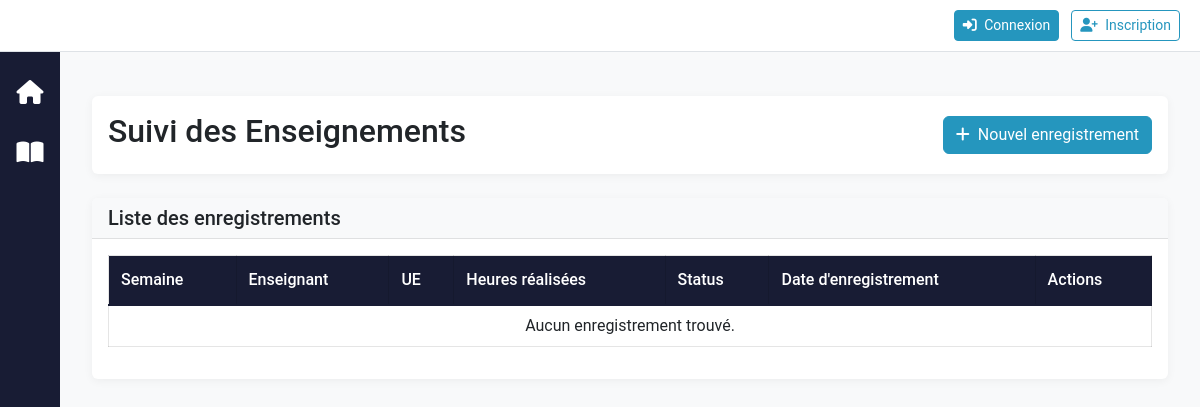
Before: /tracking/progress/ with the older database file.
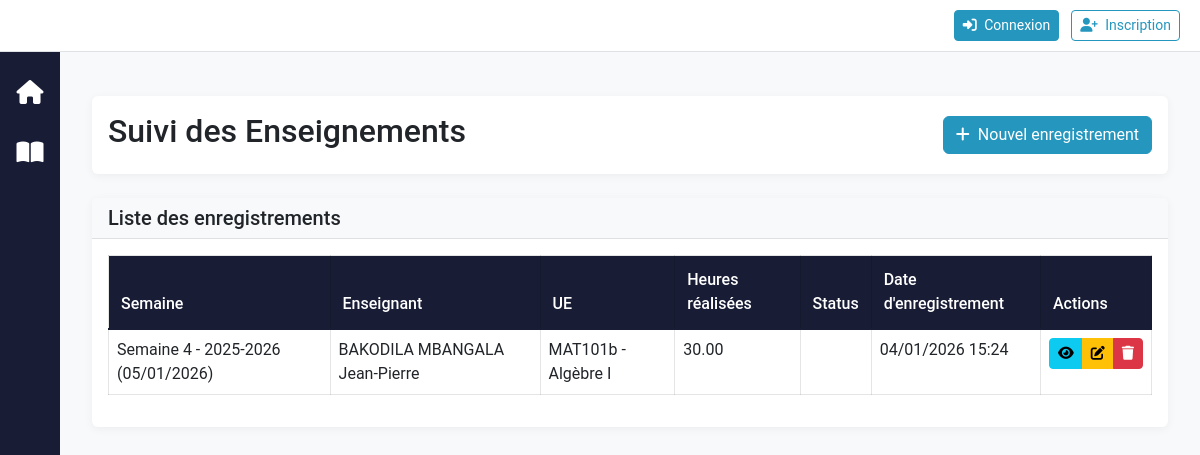
After: the same page with the newer database file.
### tracking/models.py (models this page shows, shortened)
class TeachingProgress(models.Model):
    organisation = models.ForeignKey('accounts.Organisation', on_delete=models.CASCADE, related_name='teaching_progress', verbose_name='Organisation', null=True, blank=True)
    course = models.ForeignKey(Course, on_delete=models.CASCADE, related_name='progress_records', verbose_name="UE")
    teacher = models.ForeignKey(Teacher, on_delete=models.CASCADE, related_name='progress_records', verbose_name="Enseignant")
    week = models.ForeignKey(SemaineCours, on_delete=models.CASCADE, related_name='progress_records', verbose_name="Semaine")
    hours_done = models.DecimalField(max_digits=5, decimal_places=2, validators=[MinValueValidator(0)], verbose_name="Heures effectuées")
    comment = models.TextField(blank=True, null=True, verbose_name="Commentaire")
    created_at = models.DateTimeField(auto_now_add=True, verbose_name="Date de création")
    updated_at = models.DateTimeField(auto_now=True, verbose_name="Date de mise à jour")
    status = models.CharField(max_length=20, choices=[
        ('planned', 'Planifié'),
        ('completed', 'Terminé'),
        ('canceled', 'Annulé'),
        ('rescheduled', 'Reporté')
    ], default='planned', verbose_name="Statut")
    class Meta:
        verbose_name = "Suivi d'enseignement"
        verbose_name_plural = "Suivi des enseignements"
        ordering = ['-week__annee_academique', 'week__numero_semaine', 'course__code_ue']
        unique_together = ['course', 'teacher', 'week']

### reglage/models.py (models this page shows, shortened)
class SemaineCours(models.Model):
    numero_semaine = models.IntegerField(help_text="Numéro de la semaine (1, 2, 3...)")
    date_debut = models.DateField(help_text="Date de début de la semaine (doit être un LUNDI)")
    date_fin = models.DateField(help_text="Date de fin de la semaine (doit être un SAMEDI)")
    designation = models.CharField(max_length=200, help_text="Ex: Semaine 1 du 1er semestre")
    est_en_cours = models.BooleanField(default=False, help_text="Marquer comme semaine en cours")
    annee_academique = models.CharField(max_length=9, null=True, blank=True, help_text="Année académique (ex: 2024-2025)")
    remarques = models.TextField(blank=True, null=True)
    class Meta:
        verbose_name = "Semaine de Cours"
        verbose_name_plural = "Semaines de Cours"
        ordering = ['date_debut']
        unique_together = [('numero_semaine', 'annee_academique')]

### teachers/models.py (models this page shows, shortened)
class Teacher(models.Model):
    organisation = models.ForeignKey('accounts.Organisation', on_delete=models.CASCADE, related_name='teachers', verbose_name='Organisation', null=True, blank=True)
    photo = models.ImageField(upload_to='teacher_photos/', null=True, blank=True)
    matricule = models.CharField(max_length=20, unique=True)
    nom_complet = models.CharField(max_length=100)
    fonction = models.CharField(max_length=50)
    grade = models.CharField(max_length=50, default='ASS1')
    section = models.CharField(max_length=50, null=True, blank=True)
    categorie = models.CharField(max_length=25)
    departement = models.CharField(max_length=50)

### courses/models.py (models this page shows, shortened)
class Course(models.Model):
    organisation = models.ForeignKey('accounts.Organisation', on_delete=models.CASCADE, related_name='courses', verbose_name='Organisation', null=True, blank=True)
    CLASSE_CHOICES = [
        ('L1', 'L1'),
        ('L2', 'L2'),
        ('L3', 'L3'),
        ('M1', 'M1'),
        ('M2', 'M2'),
    ]
    SEMESTRE_CHOICES = [
        ('S1', 'S1'),
        ('S2', 'S2'),
    ]
    DEPARTMENT_CHOICES = [
        ('Informatique', 'Informatique'),
        ('Physique', 'Physique'),
        ('Chimie', 'Chimie'),
        ('Biologie', 'Biologie'),
        ('SCAD', 'SCAD'),
        ('Histoire', 'Histoire'),
        ('Anglais', 'Anglais'),
        ('Français', 'Français'),
        ('Mathématique', 'Mathématique'),
        ('Agrovet', 'Agrovet'),
    ]
    code_ue = models.CharField(max_length=20)
    intitule_ue = models.CharField(max_length=200)
    intitule_ec = models.CharField(max_length=200, blank=True, null=True)
    credit = models.DecimalField(max_digits=5, decimal_places=2)  # Accepte les décimales (ex: 3.5)
    cmi = models.DecimalField(max_digits=5, decimal_places=2, verbose_name='CMI')  # Cours Magistral Intégré
    td_tp = models.DecimalField(max_digits=5, decimal_places=2, verbose_name='TD+TP')  # Travaux Dirigés + Travaux Pratiques
    classe = models.CharField(max_length=100)
    semestre = models.CharField(max_length=20)
    departement = models.CharField(max_length=100)
    section = models.CharField(max_length=100, null=True, blank=True)
    class Meta:
        verbose_name = "Cours"
        verbose_name_plural = "Cours"
        ordering = ['code_ue']

### tracking/views.py (the view, shortened to what this page needs)
# urls.py: path('progress/', views.TeachingProgressListView.as_view(), name='progress_list'),
class TeachingProgressListView(ListView):
    model = TeachingProgress
    template_name = 'tracking/progress_list.html'
    context_object_name = 'progress_entries'
    paginate_by = 20
    def get_queryset(self):
        from accounts.organisation_utils import get_user_organisation
        queryset = super().get_queryset()
        user_organisation = get_user_organisation(self.request.user)
        if user_organisation:
            queryset = queryset.filter(teacher__section=user_organisation.code)
        filter_form = ProgressFilterForm(self.request.GET or None)
        return queryset.select_related('teacher', 'course', 'week').order_by('-week__annee_academique', '-week__numero_semaine')

### accounts/context_processors.py (called while the page is built, shortened)
def user_roles(request):
    return {
        'user_organisation': None,
        'is_org_user': False,
        'is_admin': False,
        'is_administrative_role': False,
        'is_gestionnaire': False,
        'is_section_role': False,
        'is_department_role': False,
        'is_enseignant': False,
        'is_etudiant': False,
        'is_personnel_admin': False,
        'can_access_reglage': False,
        'can_access_finance': False,
        'can_create_users': False,
        'can_delete_all': False,
        'can_view_department_data': lambda dept: False,
        'can_view_section_data': lambda section: False,
        'user_roles': [],
        'user_department': None,
        'user_section': None,
        'user_section_designation': None,
    }

### accounts/organisation_utils.py (called while the page is built)
def get_user_organisation(user):
    if not user.is_authenticated:
        return None
    if user.is_superuser:
        return None
    if hasattr(user, 'profile') and user.profile.organisation:
        return user.profile.organisation
    return None

### tracking/templates/tracking/progress_list.html (shortened to what this page needs)
{% extends 'base.html' %}
{% load static %}
{% block content %}
<div class="container-fluid mt-4">
    <div class="row">
        <div class="col-12">
            <div class="card mb-4">
                <div class="card-body">
                    <div class="d-flex justify-content-between align-items-center">
                        <h2 class="card-title">Suivi des Enseignements</h2>
                        <a href="{% url 'tracking:progress_add' %}" class="btn btn-primary">
                            <i class="fas fa-plus me-2"></i>Nouvel enregistrement
                        </a>
                    </div>
                </div>
            </div>
        </div>
    </div>
    <div class="row">
        <div class="col-12">
            <div class="card">
                <div class="card-header">
                    <h5 class="mb-0">Liste des enregistrements</h5>
                </div>
                <div class="card-body">
                    <div class="table-responsive">
                        <table class="table table-bordered table-hover" id="progress-table">
                            <thead class="table-light">
                                <tr>
                                    <th>Semaine</th>
                                    <th>Enseignant</th>
                                    <th>UE</th>
                                    <th>Heures réalisées</th>
                                    <th>Status</th>
                                    <th>Date d'enregistrement</th>
                                    <th>Actions</th>
                                </tr>
                            </thead>
                            <tbody>
                                {% for progress in object_list %}
                                <tr>
                                    <td>{{ progress.week.designation }} ({{ progress.week.date_debut|date:"d/m/Y" }})</td>
                                    <td>{{ progress.teacher.nom_complet }}</td>
                                    <td>{{ progress.course.code_ue }} - {{ progress.course.intitule_ue }}</td>
                                    <td>{{ progress.hours_done }}</td>
                                    <td>
                                    </td>
                                    <td>{{ progress.created_at|date:"d/m/Y H:i" }}</td>
                                    <td>
                                        <div class="btn-group" role="group">
                                            <a href="{% url 'tracking:progress_detail' progress.id %}" class="btn btn-sm btn-info">
                                                <i class="fas fa-eye"></i>
                                            </a>
                                            <a href="{% url 'tracking:progress_edit' progress.id %}" class="btn btn-sm btn-warning">
                                                <i class="fas fa-edit"></i>
                                            </a>
                                            <a href="{% url 'tracking:progress_delete' progress.id %}" class="btn btn-sm btn-danger">
                                                <i class="fas fa-trash"></i>
                                            </a>
                                        </div>
                                    </td>
                                </tr>
                                {% empty %}
                                <tr>
                                    <td colspan="7" class="text-center">Aucun enregistrement trouvé.</td>
                                </tr>
                                {% endfor %}
                            </tbody>
                        </table>
                    </div>
                </div>
            </div>
        </div>
    </div>
</div>
{% endblock %}

Changed rows visible on the page:
added TeachingProgress: week.designation "Semaine 4 - 2025-2026", week.date_debut "05/01/2026", teacher.nom_complet "BAKODILA MBANGALA Jean-Pierre", course.code_ue "MAT101b", course.intitule_ue "Algèbre I", hours_done "30.00", created_at "04/01/2026 15:24"
Other visible differences:
text no longer shown: "Aucun enregistrement trouvé."
